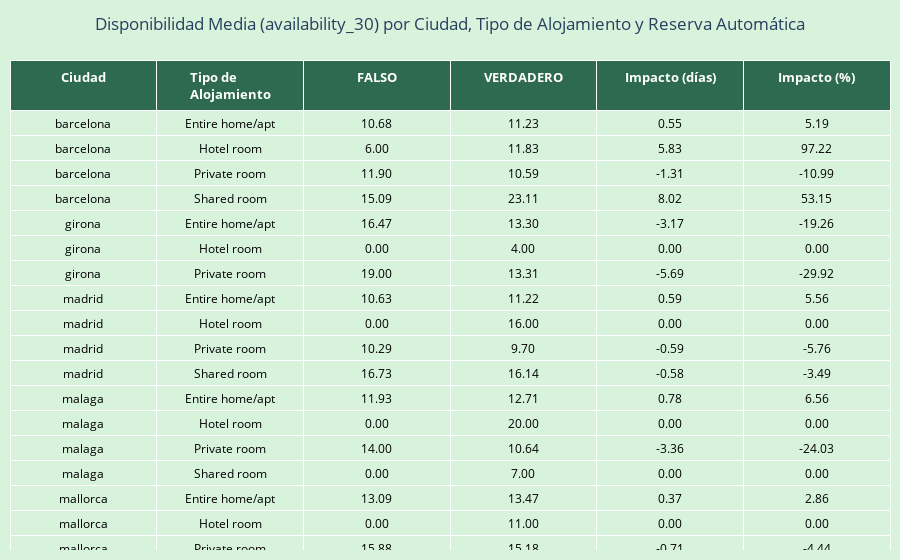
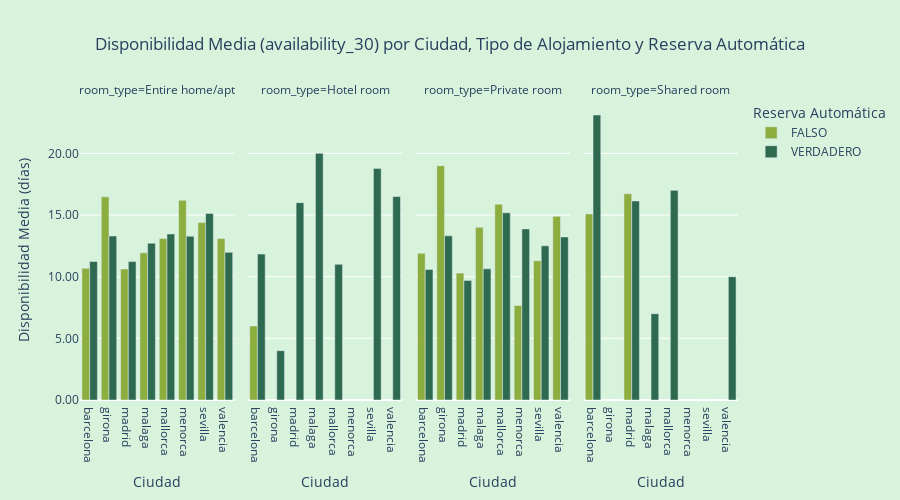

The notebook cell these images were saved under, in order:
### Markdown cell above
Determinar si el impacto de la reserva automática sobre la disponibilidad media (availability_30) varía según el tipo de alojamiento (room_type)

### Code cell
import pandas as pd
import plotly.graph_objects as go
import plotly.express as px

# 1. Agrupar por ciudad, tipo de alojamiento y reserva automática
disp_por_tipo = df.groupby(['city', 'room_type', 'is_instant_bookable'])['availability_30'].mean().reset_index()

# 2. Pivot para comparación FALSO / VERDADERO
pivot_disp_tipo = disp_por_tipo.pivot(
    index=['city', 'room_type'],
    columns='is_instant_bookable',
    values='availability_30'
).reset_index()

# 3. Calcular impacto
pivot_disp_tipo['impact'] = pivot_disp_tipo['VERDADERO'] - pivot_disp_tipo['FALSO']
pivot_disp_tipo['impact_%'] = (pivot_disp_tipo['impact'] / pivot_disp_tipo['FALSO']) * 100
pivot_disp_tipo = pivot_disp_tipo.round(2)

# 4. Crear la tabla en Plotly
fig_table = go.Figure(
    data=[
        go.Table(
            header=dict(
                values=["<b>Ciudad</b>", "<b>Tipo de Alojamiento</b>", "<b>FALSO</b>", "<b>VERDADERO</b>", "<b>Impacto (días)</b>", "<b>Impacto (%)</b>"],
                fill_color="#2D6A4F",  # verde oscuro
                font=dict(color="white", size=13),
                align="center",
                height=30
            ),
            cells=dict(
                values=[
                    pivot_disp_tipo['city'],
                    pivot_disp_tipo['room_type'],
                    pivot_disp_tipo['FALSO'],
                    pivot_disp_tipo['VERDADERO'],
                    pivot_disp_tipo['impact'],
                    pivot_disp_tipo['impact_%']
                ],
                fill_color="#D8F3DC",  # fondo tabla verde claro
                align="center",
                height=25,
                font=dict(color="black", size=12),
                format=["", "", ".2f", ".2f", ".2f", ".2f"]
            )
        )
    ]
)

fig_table.update_layout(
    title="Disponibilidad Media (availability_30) por Ciudad, Tipo de Alojamiento y Reserva Automática",
    title_x=0.5,
    margin=dict(l=10, r=10, t=60, b=10),
    paper_bgcolor="#D8F3DC"
)

# 5. Gráfico de barras agrupadas con colores personalizados
# Reconvertir a formato largo
df_melted = disp_por_tipo.copy()
df_melted.rename(columns={
    'availability_30': 'Disponibilidad Media',
    'is_instant_bookable': 'Reserva Automática'
}, inplace=True)

# Asignar colores personalizados
colores_personalizados = {
    'FALSO': '#8BAE3F',     # verde claro
    'VERDADERO': '#2D6A4F'  # verde oscuro
}

fig_bar = px.bar(
    df_melted,
    x='city',
    y='Disponibilidad Media',
    color='Reserva Automática',
    barmode='group',
    facet_col='room_type',
    title='Disponibilidad Media (availability_30) por Ciudad, Tipo de Alojamiento y Reserva Automática',
    labels={'city': 'Ciudad', 'Disponibilidad Media': 'Disponibilidad Media (días)'},
    height=500,
    color_discrete_map=colores_personalizados
)

fig_bar.update_layout(
    yaxis_tickformat=".2f",
    xaxis_title='Ciudad',
    yaxis_title='Disponibilidad Media (días)',
    title_x=0.5,
    paper_bgcolor="#D8F3DC",
    plot_bgcolor="#D8F3DC"
)

# Mostrar ambos
fig_table.show()
fig_bar.show()

### Figure 1 — Plotly figure (JSON) as saved in the notebook; plotly's stock layout.template omitted (floating-point values rounded to 4 significant figures; data arrays with more than 128 entries replaced by an {"elided": "..."} marker saying what was removed)
{"data": [{"cells": {"align": "center", "fill": {"color": "#D8F3DC"}, "font": {"color": "black", "size": 12}, "format": ["", "", ".2f", ".2f", ".2f", ".2f"], "height": 25, "values": {"elided": "6x29 mixed values"}}, "header": {"align": "center", "fill": {"color": "#2D6A4F"}, "font": {"color": "white", "size": 13}, "height": 30, "values": ["<b>Ciudad</b>", "<b>Tipo de Alojamiento</b>", "<b>FALSO</b>", "<b>VERDADERO</b>", "<b>Impacto (días)</b>", "<b>Impacto (%)</b>"]}, "type": "table"}], "layout": {"margin": {"b": 10, "l": 10, "r": 10, "t": 60}, "paper_bgcolor": "#D8F3DC", "title": {"text": "Disponibilidad Media (availability_30) por Ciudad, Tipo de Alojamiento y Reserva Automática", "x": 0.5}}}

### Figure 2 — Plotly figure (JSON) as saved in the notebook; plotly's stock layout.template omitted (floating-point values rounded to 4 significant figures)
{"data": [{"alignmentgroup": "True", "hovertemplate": "Reserva Automática=FALSO<br>room_type=Entire home/apt<br>Ciudad=%{x}<br>Disponibilidad Media (días)=%{y}<extra></extra>", "legendgroup": "FALSO", "marker": {"color": "#8BAE3F", "pattern": {"shape": ""}}, "name": "FALSO", "offsetgroup": "FALSO", "orientation": "v", "showlegend": true, "textposition": "auto", "type": "bar", "x": ["barcelona", "girona", "madrid", "malaga", "mallorca", "menorca", "sevilla", "valencia"], "xaxis": "x", "y": [10.68, 16.47, 10.63, 11.93, 13.09, 16.2, 14.39, 13.09], "yaxis": "y"}, {"alignmentgroup": "True", "hovertemplate": "Reserva Automática=FALSO<br>room_type=Hotel room<br>Ciudad=%{x}<br>Disponibilidad Media (días)=%{y}<extra></extra>", "legendgroup": "FALSO", "marker": {"color": "#8BAE3F", "pattern": {"shape": ""}}, "name": "FALSO", "offsetgroup": "FALSO", "orientation": "v", "showlegend": false, "textposition": "auto", "type": "bar", "x": ["barcelona"], "xaxis": "x2", "y": [6.0], "yaxis": "y2"}, {"alignmentgroup": "True", "hovertemplate": "Reserva Automática=FALSO<br>room_type=Private room<br>Ciudad=%{x}<br>Disponibilidad Media (días)=%{y}<extra></extra>", "legendgroup": "FALSO", "marker": {"color": "#8BAE3F", "pattern": {"shape": ""}}, "name": "FALSO", "offsetgroup": "FALSO", "orientation": "v", "showlegend": false, "textposition": "auto", "type": "bar", "x": ["barcelona", "girona", "madrid", "malaga", "mallorca", "menorca", "sevilla", "valencia"], "xaxis": "x3", "y": [11.9, 19.0, 10.29, 14.0, 15.88, 7.667, 11.3, 14.9], "yaxis": "y3"}, {"alignmentgroup": "True", "hovertemplate": "Reserva Automática=FALSO<br>room_type=Shared room<br>Ciudad=%{x}<br>Disponibilidad Media (días)=%{y}<extra></extra>", "legendgroup": "FALSO", "marker": {"color": "#8BAE3F", "pattern": {"shape": ""}}, "name": "FALSO", "offsetgroup": "FALSO", "orientation": "v", "showlegend": false, "textposition": "auto", "type": "bar", "x": ["barcelona", "madrid", "mallorca", "sevilla"], "xaxis": "x4", "y": [15.09, 16.73, 0.0, 0.0], "yaxis": "y4"}, {"alignmentgroup": "True", "hovertemplate": "Reserva Automática=VERDADERO<br>room_type=Entire home/apt<br>Ciudad=%{x}<br>Disponibilidad Media (días)=%{y}<extra></extra>", "legendgroup": "VERDADERO", "marker": {"color": "#2D6A4F", "pattern": {"shape": ""}}, "name": "VERDADERO", "offsetgroup": "VERDADERO", "orientation": "v", "showlegend": true, "textposition": "auto", "type": "bar", "x": ["barcelona", "girona", "madrid", "malaga", "mallorca", "menorca", "sevilla", "valencia"], "xaxis": "x", "y": [11.23, 13.3, 11.22, 12.71, 13.47, 13.28, 15.13, 11.97], "yaxis": "y"}, {"alignmentgroup": "True", "hovertemplate": "Reserva Automática=VERDADERO<br>room_type=Hotel room<br>Ciudad=%{x}<br>Disponibilidad Media (días)=%{y}<extra></extra>", "legendgroup": "VERDADERO", "marker": {"color": "#2D6A4F", "pattern": {"shape": ""}}, "name": "VERDADERO", "offsetgroup": "VERDADERO", "orientation": "v", "showlegend": false, "textposition": "auto", "type": "bar", "x": ["barcelona", "girona", "madrid", "malaga", "mallorca", "sevilla", "valencia"], "xaxis": "x2", "y": [11.83, 4.0, 16.0, 20.0, 11.0, 18.78, 16.5], "yaxis": "y2"}, {"alignmentgroup": "True", "hovertemplate": "Reserva Automática=VERDADERO<br>room_type=Private room<br>Ciudad=%{x}<br>Disponibilidad Media (días)=%{y}<extra></extra>", "legendgroup": "VERDADERO", "marker": {"color": "#2D6A4F", "pattern": {"shape": ""}}, "name": "VERDADERO", "offsetgroup": "VERDADERO", "orientation": "v", "showlegend": false, "textposition": "auto", "type": "bar", "x": ["barcelona", "girona", "madrid", "malaga", "mallorca", "menorca", "sevilla", "valencia"], "xaxis": "x3", "y": [10.59, 13.31, 9.699, 10.64, 15.18, 13.88, 12.5, 13.22], "yaxis": "y3"}, {"alignmentgroup": "True", "hovertemplate": "Reserva Automática=VERDADERO<br>room_type=Shared room<br>Ciudad=%{x}<br>Disponibilidad Media (días)=%{y}<extra></extra>", "legendgroup": "VERDADERO", "marker": {"color": "#2D6A4F", "pattern": {"shape": ""}}, "name": "VERDADERO", "offsetgroup": "VERDADERO", "orientation": "v", "showlegend": false, "textposition": "auto", "type": "bar", "x": ["barcelona", "madrid", "malaga", "mallorca", "valencia"], "xaxis": "x4", "y": [23.11, 16.14, 7.0, 17.0, 10.0], "yaxis": "y4"}], "layout": {"annotations": [{"font": {}, "showarrow": false, "text": "room_type=Entire home/apt", "x": 0.1175, "xanchor": "center", "xref": "paper", "y": 1, "yanchor": "bottom", "yref": "paper"}, {"font": {}, "showarrow": false, "text": "room_type=Hotel room", "x": 0.3725, "xanchor": "center", "xref": "paper", "y": 1, "yanchor": "bottom", "yref": "paper"}, {"font": {}, "showarrow": false, "text": "room_type=Private room", "x": 0.6275, "xanchor": "center", "xref": "paper", "y": 1, "yanchor": "bottom", "yref": "paper"}, {"font": {}, "showarrow": false, "text": "room_type=Shared room", "x": 0.8825, "xanchor": "center", "xref": "paper", "y": 1, "yanchor": "bottom", "yref": "paper"}], "barmode": "group", "height": 500, "legend": {"title": {"text": "Reserva Automática"}, "tracegroupgap": 0}, "paper_bgcolor": "#D8F3DC", "plot_bgcolor": "#D8F3DC", "title": {"text": "Disponibilidad Media (availability_30) por Ciudad, Tipo de Alojamiento y Reserva Automática", "x": 0.5}, "xaxis": {"anchor": "y", "domain": [0, 0.235], "title": {"text": "Ciudad"}}, "xaxis2": {"anchor": "y2", "domain": [0.255, 0.49], "matches": "x", "title": {"text": "Ciudad"}}, "xaxis3": {"anchor": "y3", "domain": [0.51, 0.745], "matches": "x", "title": {"text": "Ciudad"}}, "xaxis4": {"anchor": "y4", "domain": [0.765, 1.0], "matches": "x", "title": {"text": "Ciudad"}}, "yaxis": {"anchor": "x", "domain": [0, 1], "tickformat": ".2f", "title": {"text": "Disponibilidad Media (días)"}}, "yaxis2": {"anchor": "x2", "domain": [0, 1], "matches": "y", "showticklabels": false}, "yaxis3": {"anchor": "x3", "domain": [0, 1], "matches": "y", "showticklabels": false}, "yaxis4": {"anchor": "x4", "domain": [0, 1], "matches": "y", "showticklabels": false}}}
